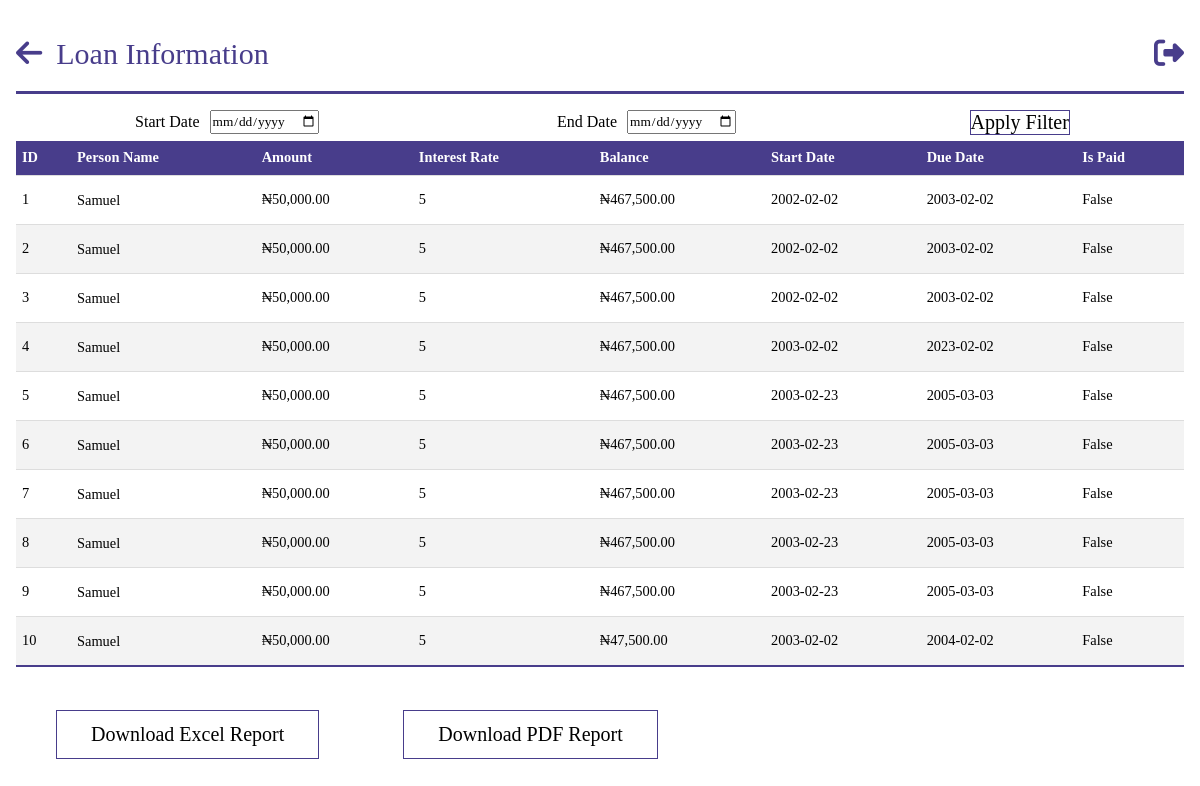
Page /loans (signed in) on the committed database.
### models.py (models this page shows, shortened)
class Loan(db.Model):
    __tablename__ = "loans"
    id = db.Column(db.Integer, primary_key=True)
    person_id = db.Column(
        db.Integer, db.ForeignKey("persons.id"), nullable=False, index=True
    )
    amount = db.Column(db.Integer)
    interest_rate = db.Column(db.Integer)
    start_date = db.Column(db.Date, nullable=False, default=datetime.utcnow)
    end_date = db.Column(db.Date, nullable=False)
    is_paid = db.Column(db.Boolean, default=False)

class Person(db.Model, UserMixin):
    __tablename__ = "persons"
    id = db.Column(db.Integer, primary_key=True)
    name = db.Column(db.String(100), nullable=False)
    role_id = db.Column(db.Integer, db.ForeignKey("roles.id"))
    email = db.Column(db.String, nullable=True, unique=True)
    password = db.Column(db.String(255), nullable=False)
    company_id = db.Column(db.Integer, db.ForeignKey("companies.id"))
    employee_id = db.Column(db.String, nullable=False, unique=True)
    phone_no = db.Column(db.String, unique=True)
    balance_bfd = db.Column(db.Float, default=0.0)
    total_balance = db.Column(db.Float, default=0.0)
    loan_balance = db.Column(db.Float, default=0.0)
    loan_balance_bfd = db.Column(db.Float, default=0.0)
    loans = db.relationship("Loan", backref="person")
    payments_made = db.relationship("SavingPayment", backref="payer", lazy=True)
    loan_payments_made = db.relationship("LoanPayment", backref="payer", lazy=True)

### app.py (the view)
@app.route("/loans", methods=["GET", "POST"])
@login_required
@role_required(["Admin", "Secretary", "Sub-Admin"])
def get_loan():
    loans = query.get_loans()
    form = DateFilterForm(request.args)
    start_date = form.start_date.data
    end_date = form.end_date.data
    filtered_payments = filter_payments(start_date, end_date, loans)
    return render_template("query/loans.html", loans=filtered_payments, form=form)

### forms.py
class DateFilterForm(FlaskForm):
    start_date = DateField("Start Date", format="%Y-%m-%d", validators=[Optional()])
    end_date = DateField("End Date", format="%Y-%m-%d", validators=[Optional()])
    submit = SubmitField("Apply Filter")

### app.py (called while the page is built)
@login_manager.user_loader
def load_user(person_id):
    return Person.query.get(person_id)

def role_required(roles_required):
    def decorator(view_func):
        @wraps(view_func)
        def wrapper(*args, **kwargs):
            if not current_user.is_authenticated:
                flash("You must be logged in to access this page.", "error")
                return redirect(url_for("login"))
            user_role = current_user.role
            if user_role.name not in roles_required:
                flash("You don't have the required role to access this page.", "error")
                return redirect(
                    url_for("dashboard")
                )  # Change this to your desired redirect
            return view_func(*args, **kwargs)
        return wrapper
    return decorator

@app.before_request
def before_request():
    g.user = current_user

@app.template_filter("currency")
@login_required
def currency(value):
    modified_value = format_currency(value)  # Modify the value as needed
    return modified_value

def filter_payments(start_date, end_date, payments):
    filtered_payments = payments
    if start_date and end_date:
        filtered_payments = [
            payment for payment in payments if start_date <= payment.date <= end_date
        ]
    elif start_date:
        filtered_payments = [
            payment for payment in payments if payment.date >= start_date
        ]
    elif end_date:
        filtered_payments = [
            payment for payment in payments if payment.date <= end_date
        ]
    return filtered_payments

### filters.py (called while the page is built)
def format_currency(
    value, currency_symbol="₦", decimal_separator=".", thousands_separator=","
):
    if value:
        if value < 0:
            formatted_value = f"-{currency_symbol}{abs(value):,.2f}"
        else:
            formatted_value = f"{currency_symbol}{value:,.2f}"
        formatted_value = formatted_value.replace(".", decimal_separator).replace(
            ",", thousands_separator
        )
    else:
        formatted_value = f"{currency_symbol}0"
    return formatted_value

### queries.py (called while the page is built)
    def get_loans(self):
        loans = Loan.query.all()
        return loans

### templates/query/loans.html (shortened to what this page needs)
{%extends 'base.html' %}
{% block header%}
Loan Information
{% endblock  %}
{% block anchor%}
<a href="{{ url_for('queries') }}" id='arrow'><i class="fa-solid fa-arrow-left"></i></a>
{% endblock  %}
{%block content%}
<body id="person">
    <form method="get" class="filt-wrap">
        <div class="filt">
            {{ form.start_date.label(class="filt_item")}}
            {{ form.start_date(class="filt_item form-control") }}
        </div>
        <div class="filt">
            {{ form.end_date.label(class="filt_item") }}
            {{ form.end_date(class="filt_item form-control") }}
        </div>
        <div class="filt" >
            <button type="submit" class="">Apply Filter</button>
        </div>
    </form>
    <table class="tab-content">
    <div>
    <tbody>
        <tr>
            <th>ID</th>
            <th>Person Name</th>
            <th>Amount</th>
            <th>Interest Rate</th>
            <th>Balance</th>
            <th>Start Date</th>
            <th>Due Date</th>
            <th>Is Paid</th>
        </tr>
        {% for loan in loans %}
        <tr>
            <td>{{ loan.id }}</td>
            <td><a href="{{url_for('loan_account',person_id=loan.person.id)}}">{{ loan.person.name }}</a></td>
            <td>{{ loan.amount | currency }}</td>
            <td>{{ loan.interest_rate }}</td>
            <td>{{ loan.person.loan_balance | currency }}</td>
            <td>{{ loan.start_date }}</td>
            <td>{{ loan.end_date }}</td>
            <td>{{ loan.is_paid }}</td>
        </tr>
        {% endfor %}
    </tbody>
</table>
<button id="downloadExcelButton">Download Excel Report</button>
<button id="downloadPdfButton">Download PDF Report</button>
</body>
{%endblock%}

### static/css/style.css (style rules this page uses)
* { margin: 0; padding: 0; box-sizing: border-box; font-family:'Times New Roman', Times, serif; }
.index { background-color: #ffffff; margin: 0 auto; max-width: 80em; line-height: 1.5; padding: 1em 1em; }
.index a { color: #fff; line-height: 2.5; text-decoration: none; }
.index #nav a { font-size: 10px; }
.index #nav a { font-size: 30px; color: #483d8b; }
.index #nav #arrow i { color: #483d8b; margin-right: 10px; }
#person * { color: #000; max-width: 90em; margin: 0 auto; margin-bottom: 3px; }
#person .tab-content { width: 100%; border-collapse: collapse; font-size: 0.9em; min-width: 400px; }
#person .tab-content tr th { background-color: #483d8b; color: #fff; text-align: left; font-weight: bold; }
#person th, #person td { padding: 6px; text-align: left; border-bottom: 1px solid #ddd; }
#person .tab-content tbody tr:nth-of-type(odd) { background-color: #f3f3f3; }
#person .tab-content tbody tr:last-of-type { border-bottom: 2px solid #483d8b; }
#person button { margin: 2em 2em; display: inline-block; text-decoration: none; border: 1px solid #483d8b; padding: 12px 34px; font-size: 20px; background: transparent; position: relative; cursor: pointer; }
#person .tab-content tr a { text-decoration: none; }
#person .filt-wrap { display: flex; align-items: flex-start; }
#person .filt { display: flex; }
#person .filt-wrap .filt .filt_item { margin: 0 5px; }
#person .filt button { margin: 0; display: flex; text-decoration: none; border: 1px solid #483d8b; padding: 0; font-size: 20px; background: transparent; position: relative; }

### rows in the picture
Loan: id "1", person.name "Samuel", amount "₦50,000.00", interest_rate "5", person.loan_balance "₦467,500.00", start_date "2002-02-02", end_date "2003-02-02", is_paid "False"
Loan: id "2", person.name "Samuel", amount "₦50,000.00", interest_rate "5", person.loan_balance "₦467,500.00", start_date "2002-02-02", end_date "2003-02-02", is_paid "False"
Loan: id "3", person.name "Samuel", amount "₦50,000.00", interest_rate "5", person.loan_balance "₦467,500.00", start_date "2002-02-02", end_date "2003-02-02", is_paid "False"
Loan: id "4", person.name "Samuel", amount "₦50,000.00", interest_rate "5", person.loan_balance "₦467,500.00", start_date "2003-02-02", end_date "2023-02-02", is_paid "False"
Loan: id "5", person.name "Samuel", amount "₦50,000.00", interest_rate "5", person.loan_balance "₦467,500.00", start_date "2003-02-23", end_date "2005-03-03", is_paid "False"
Loan: id "6", person.name "Samuel", amount "₦50,000.00", interest_rate "5", person.loan_balance "₦467,500.00", start_date "2003-02-23", end_date "2005-03-03", is_paid "False"
Loan: id "7", person.name "Samuel", amount "₦50,000.00", interest_rate "5", person.loan_balance "₦467,500.00", start_date "2003-02-23", end_date "2005-03-03", is_paid "False"
Loan: id "8", person.name "Samuel", amount "₦50,000.00", interest_rate "5", person.loan_balance "₦467,500.00", start_date "2003-02-23", end_date "2005-03-03", is_paid "False"
Loan: id "9", person.name "Samuel", amount "₦50,000.00", interest_rate "5", person.loan_balance "₦467,500.00", start_date "2003-02-23", end_date "2005-03-03", is_paid "False"
Loan: id "10", person.name "Samuel", amount "₦50,000.00", interest_rate "5", person.loan_balance "₦47,500.00", start_date "2003-02-02", end_date "2004-02-02", is_paid "False"
